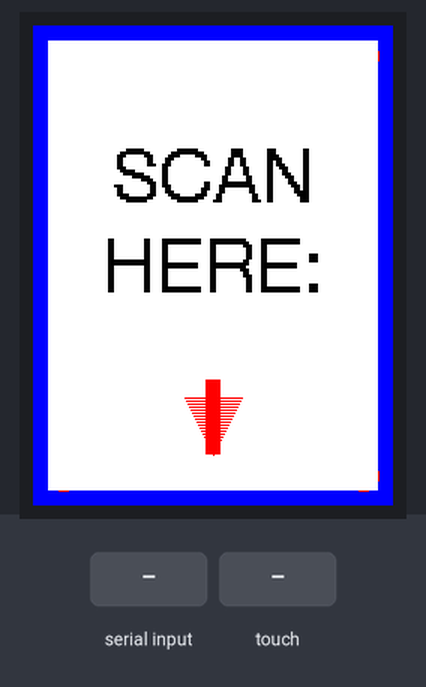
This program was run on a simulated ESP32. On the bench: 240×320 colour display. The inputs (shaded band) are chosen by the test bench. What the program prints to the serial monitor is not drawn.

Above: at 2.5 s.
2.6 s: "1\n" received over Serial
At 3.0 s:
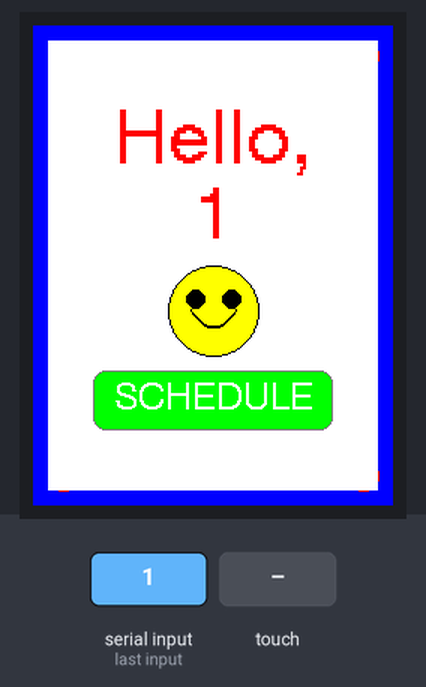
4.2 s: touch panel pressed at 38 % / 90 % of its raw x / y range
At 5.7 s:
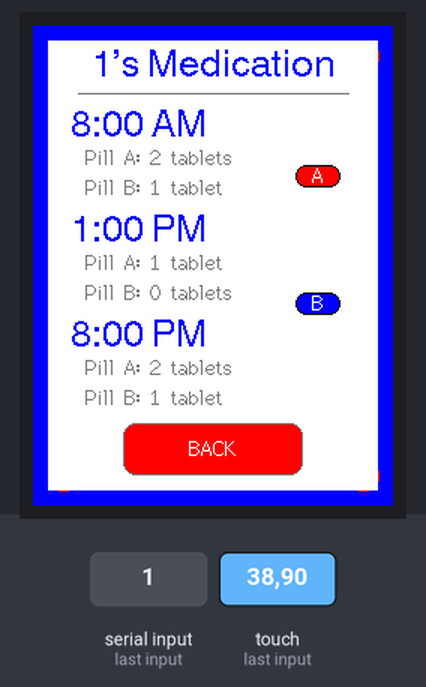
Timing chart, 0 to 7.2 s (numbered marks = the images above; inputs shaded):
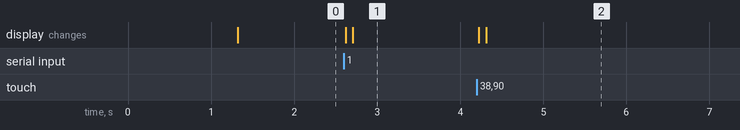

The program:

main.cpp
```cpp
/*******************************************************************
    ESP32 Cheap Yellow Display - User Greeting Display with Medication Schedule

    Displays "SCAN HERE:" and shows a personalized greeting when
    receiving a user name via serial. Includes a button to view medication schedule.
    Automatically returns to scan screen after 7 seconds.
 *******************************************************************/

#include <SPI.h>
#include <XPT2046_Touchscreen.h>
#include <TFT_eSPI.h>

// Touch Screen pins
#define XPT2046_IRQ 36
#define XPT2046_MOSI 32
#define XPT2046_MISO 39
#define XPT2046_CLK 25
#define XPT2046_CS 33

// Border properties
#define BORDER_WIDTH 10
#define BORDER_COLOR TFT_BLUE
#define BACKGROUND_COLOR TFT_WHITE
#define TEXT_COLOR TFT_BLACK
#define GREETING_COLOR TFT_RED
#define BUTTON_COLOR TFT_GREEN
#define BUTTON_TEXT_COLOR TFT_WHITE
#define MEDICATION_TIME_COLOR TFT_BLUE
#define MEDICATION_PILL_COLOR TFT_DARKGREY

// Serial communication
#define SERIAL_TIMEOUT 100
#define MAX_NAME_LENGTH 32 // Maximum length for user name

// Screen modes
#define MODE_SCAN 0
#define MODE_GREETING 1
#define MODE_SCHEDULE 2

SPIClass touchSpi = SPIClass(VSPI);
XPT2046_Touchscreen ts(XPT2046_CS, XPT2046_IRQ);

TFT_eSPI tft = TFT_eSPI();

// Forward declarations
void drawBorder();
void displayScanText();
void displayGreeting(const String &userName);
void displayMedicationSchedule(const String &userName);
void checkSerialForUserData();
void checkForTouchEvents();
void drawPillIcon(int x, int y, uint16_t color, String letter);
bool isTouchInsideButton(int x, int y);
void checkInactivityTimer();

// State management
int currentMode = MODE_SCAN;
String currentUserName = "";
unsigned long greetingStartTime = 0;
unsigned long lastUserActionTime = 0;
const unsigned long GREETING_DURATION = 5000;    // Show greeting for 5 seconds
const unsigned long MAX_INACTIVITY_TIME = 10000; // Return to scan after 7 seconds

// Button coordinates (will be set in displayGreeting)
int buttonX, buttonY, buttonW, buttonH;

void setup()
{
  Serial.begin(115200);
  delay(1000); // Short delay to allow serial to initialize fully

  Serial.println("\n\n*** ESP32 Display with User Greeting and Medication Schedule ***");
  Serial.println("Test by sending 'NAME:YourName' in the Serial Monitor");

  // Start the SPI for the touch screen and init the TS library
  touchSpi.begin(XPT2046_CLK, XPT2046_MISO, XPT2046_MOSI, XPT2046_CS);
  ts.begin(touchSpi);
  ts.setRotation(0);

  // Start the TFT display
  tft.init();
  tft.setRotation(0); // Portrait mode

  // Fill the screen with white color
  tft.fillScreen(BACKGROUND_COLOR);

  // Draw a decorative border
  drawBorder();

  // Display "SCAN HERE:" text with a cool font
  displayScanText();

  Serial.println("Display initialized. Waiting for user data...");
  Serial.setTimeout(SERIAL_TIMEOUT);
}

void drawBorder()
{
  // Top border
  tft.fillRect(0, 0, tft.width(), BORDER_WIDTH, BORDER_COLOR);

  // Bottom border
  tft.fillRect(0, tft.height() - BORDER_WIDTH, tft.width(), BORDER_WIDTH, BORDER_COLOR);

  // Left border
  tft.fillRect(0, 0, BORDER_WIDTH, tft.height(), BORDER_COLOR);

  // Right border
  tft.fillRect(tft.width() - BORDER_WIDTH, 0, BORDER_WIDTH, tft.height(), BORDER_COLOR);

  // Add some corner decorations - rounded inner corners
  int cornerSize = BORDER_WIDTH * 2;

  // Inner corners with a different color for decoration
  tft.fillCircle(BORDER_WIDTH * 2, BORDER_WIDTH * 2, BORDER_WIDTH, TFT_RED);
  tft.fillCircle(tft.width() - BORDER_WIDTH * 2, BORDER_WIDTH * 2, BORDER_WIDTH, TFT_RED);
  tft.fillCircle(BORDER_WIDTH * 2, tft.height() - BORDER_WIDTH * 2, BORDER_WIDTH, TFT_RED);
  tft.fillCircle(tft.width() - BORDER_WIDTH * 2, tft.height() - BORDER_WIDTH * 2, BORDER_WIDTH, TFT_RED);
}

void displayScanText()
{
  // Clear the middle part of the screen (not the border)
  tft.fillRect(BORDER_WIDTH, BORDER_WIDTH,
               tft.width() - (BORDER_WIDTH * 2),
               tft.height() - (BORDER_WIDTH * 2),
               BACKGROUND_COLOR);

  currentMode = MODE_SCAN;

  // Using the large font
  tft.setTextColor(TEXT_COLOR);

  // First display using Font 4 (a large font available in TFT_eSPI)
  tft.setTextSize(2);
  tft.setTextFont(4); // Use font 4

  int x = tft.width() / 2;
  int y = tft.height() / 3;

  tft.setTextDatum(MC_DATUM); // Middle center
  tft.drawString("SCAN", x, y);

  y += 60; // Move down for the next line
  tft.drawString("HERE:", x, y);

  // Draw an arrow pointing down
  int arrowY = y + 70;
  int arrowWidth = 40;
  int arrowHeight = 50;

  // Arrow shaft
  tft.fillRect(x - 5, arrowY, 10, arrowHeight, TFT_RED);

  // Arrow head
  for (int i = 0; i < arrowWidth / 2; i++)
  {
    tft.drawLine(x - i, arrowY + arrowHeight - 2 * i, x + i, arrowY + arrowHeight - 2 * i, TFT_RED);
  }

  Serial.println("Scan screen displayed. Ready for new input.");
}

void drawScheduleButton()
{
  // Define button size and position
  buttonW = 160;
  buttonH = 40;
  buttonX = (tft.width() - buttonW) / 2;
  buttonY = tft.height() - BORDER_WIDTH - buttonH - 40;

  // Draw button
  tft.fillRoundRect(buttonX, buttonY, buttonW, buttonH, 8, BUTTON_COLOR);
  tft.drawRoundRect(buttonX, buttonY, buttonW, buttonH, 8, TFT_DARKGREY);

  // Add text to button - CHANGED: Text from "MEDICATION" to "SCHEDULE"
  tft.setTextColor(BUTTON_TEXT_COLOR);
  tft.setTextSize(1);
  tft.setTextFont(4);
  tft.setTextDatum(MC_DATUM);
  tft.drawString("SCHEDULE", buttonX + buttonW / 2, buttonY + buttonH / 2);
}

void displayGreeting(const String &userName)
{
  // Clear the middle part of the screen (not the border)
  tft.fillRect(BORDER_WIDTH, BORDER_WIDTH,
               tft.width() - (BORDER_WIDTH * 2),
               tft.height() - (BORDER_WIDTH * 2),
               BACKGROUND_COLOR);

  currentMode = MODE_GREETING;
  currentUserName = userName;
  greetingStartTime = millis();
  lastUserActionTime = millis(); // Reset inactivity timer

  // Set text properties
  tft.setTextColor(GREETING_COLOR);
  tft.setTextSize(2);
  tft.setTextFont(4);
  tft.setTextDatum(MC_DATUM); // Middle center

  int x = tft.width() / 2;

  // MODIFIED: Moved everything up to avoid overlap with button
  int y = tft.height() / 4; // Changed from tft.height() / 3 to tft.height() / 4

  // Display greeting
  tft.drawString("Hello,", x, y);

  // Handle long names by reducing text size if needed
  String displayName = userName;
  if (displayName.length() > 10)
  {
    tft.setTextSize(1);
  }

  y += 50; // Reduced from 60 to 50 to compact layout
  tft.drawString(displayName, x, y);

  // Add a happy smiley face - moved up
  int faceY = y + 60; // Reduced from 70 to 60
  int faceRadius = 30;

  // Draw face circle
  tft.fillCircle(x, faceY, faceRadius, TFT_YELLOW);
  tft.drawCircle(x, faceY, faceRadius, TFT_BLACK);

  // Draw eyes
  int eyeOffset = 12;
  tft.fillCircle(x - eyeOffset, faceY - 8, 6, TFT_BLACK);
  tft.fillCircle(x + eyeOffset, faceY - 8, 6, TFT_BLACK);

  // Draw happy smile - proper smile curve going upward
  for (int i = -15; i <= 15; i++)
  {
    // Create a smile curve using a simple quadratic function (inverted from previous)
    int smileY = faceY + 10 - (i * i) / 20;
    tft.drawPixel(x + i, smileY, TFT_BLACK);
    tft.drawPixel(x + i, smileY + 1, TFT_BLACK);
  }

  // Draw the schedule button
  drawScheduleButton();

  Serial.print("Greeting displayed for user: ");
  Serial.println(userName);
  Serial.println("Will return to scan screen in 5 seconds if no button is pressed...");
  Serial.println("Will return to scan screen after 7 seconds of inactivity...");
}

void displayMedicationSchedule(const String &userName)
{
  // Clear the middle part of the screen (not the border)
  tft.fillRect(BORDER_WIDTH, BORDER_WIDTH,
               tft.width() - (BORDER_WIDTH * 2),
               tft.height() - (BORDER_WIDTH * 2),
               BACKGROUND_COLOR);

  currentMode = MODE_SCHEDULE;
  lastUserActionTime = millis(); // Reset inactivity timer

  // Set title text properties - MODIFIED: Adaptive text size based on name length
  tft.setTextColor(TFT_BLUE);
  tft.setTextSize(1);
  tft.setTextFont(4);
  tft.setTextDatum(TC_DATUM); // Top center

  int x = tft.width() / 2;
  int y = BORDER_WIDTH + 5; // MODIFIED: Reduced top margin from 10 to 5

  // Display title with adaptive text size
  String title = userName + "'s Medication";

  // If the name is too long, use a smaller font
  if (title.length() > 18)
  {
    tft.setTextFont(2); // Smaller font for long names
  }

  tft.drawString(title, x, y);

  // Determine line position based on font used
  int lineY = (title.length() > 18) ? y + 20 : y + 30;

  // Draw a line under the title
  tft.drawLine(BORDER_WIDTH + 20, lineY,
               tft.width() - BORDER_WIDTH - 20, lineY,
               TFT_DARKGREY);

  // MODIFIED: Move medication schedule up - adjust y position
  y = lineY + 10; // Position closer to the line
  int leftMargin = BORDER_WIDTH + 15;
  int lineHeight = 20; // MODIFIED: Further reduced from 22 to 20 to make things more compact

  // Time headers - larger and in blue
  tft.setTextColor(MEDICATION_TIME_COLOR);
  tft.setTextFont(4);
  tft.setTextSize(1);
  tft.setTextDatum(TL_DATUM); // Top left

  // Morning medication
  tft.drawString("8:00 AM", leftMargin, y);
  y += 25; // MODIFIED: Reduced from 26 to 25

  // Pill details
  tft.setTextColor(MEDICATION_PILL_COLOR);
  tft.setTextFont(2);
  tft.drawString("Pill A: 2 tablets", leftMargin + 10, y);
  y += lineHeight;
  tft.drawString("Pill B: 1 tablet", leftMargin + 10, y);
  y += lineHeight + 5; // MODIFIED: Kept at reduced spacing of 5

  // Afternoon medication
  tft.setTextColor(MEDICATION_TIME_COLOR);
  tft.setTextFont(4);
  tft.drawString("1:00 PM", leftMargin, y);
  y += 25; // MODIFIED: Reduced from 26 to 25

  // Pill details
  tft.setTextColor(MEDICATION_PILL_COLOR);
  tft.setTextFont(2);
  tft.drawString("Pill A: 1 tablet", leftMargin + 10, y);
  y += lineHeight;
  tft.drawString("Pill B: 0 tablets", leftMargin + 10, y);
  y += lineHeight + 5; // MODIFIED: Kept at reduced spacing of 5

  // Evening medication
  tft.setTextColor(MEDICATION_TIME_COLOR);
  tft.setTextFont(4);
  tft.drawString("8:00 PM", leftMargin, y);
  y += 25; // MODIFIED: Reduced from 26 to 25

  // Pill details
  tft.setTextColor(MEDICATION_PILL_COLOR);
  tft.setTextFont(2);
  tft.drawString("Pill A: 2 tablets", leftMargin + 10, y);
  y += lineHeight;
  tft.drawString("Pill B: 1 tablet", leftMargin + 10, y);

  // MODIFIED: Adjusted pill icon positions to align better with the new layout
  drawPillIcon(tft.width() - 50, 100, TFT_RED, "A");
  drawPillIcon(tft.width() - 50, 185, TFT_BLUE, "B");

  // Add back button at bottom - MODIFIED: More space above border
  buttonW = 120;
  buttonH = 35;
  buttonX = (tft.width() - buttonW) / 2;
  buttonY = tft.height() - BORDER_WIDTH - buttonH - 10; // MODIFIED: Less space from bottom

  tft.fillRoundRect(buttonX, buttonY, buttonW, buttonH, 8, TFT_RED);
  tft.drawRoundRect(buttonX, buttonY, buttonW, buttonH, 8, TFT_DARKGREY);

  tft.setTextColor(TFT_WHITE);
  tft.setTextFont(2);
  tft.setTextDatum(MC_DATUM);
  tft.drawString("BACK", buttonX + buttonW / 2, buttonY + buttonH / 2);

  Serial.println("Medication schedule displayed for user: " + userName);
  Serial.println("Will return to scan screen after 7 seconds of inactivity...");
}

// Draw a capsule-shaped pill icon with a letter inside
void drawPillIcon(int x, int y, uint16_t color, String letter)
{
  int pillWidth = 30;
  int pillHeight = 15;

  // Draw pill shape (capsule)
  tft.fillRoundRect(x - pillWidth / 2, y - pillHeight / 2, pillWidth, pillHeight, pillHeight / 2, color);
  tft.drawRoundRect(x - pillWidth / 2, y - pillHeight / 2, pillWidth, pillHeight, pillHeight / 2, TFT_BLACK);

  // Add letter label
  tft.setTextColor(TFT_WHITE);
  tft.setTextFont(2);
  tft.setTextDatum(MC_DATUM);
  tft.drawString(letter, x, y);
}

void checkSerialForUserData()
{
  if (Serial.available() > 0)
  {
    // Read the incoming data
    String incomingData = Serial.readStringUntil('\n');
    incomingData.trim();

    // Check if the incoming data is not empty
    if (incomingData.length() > 0)
    {
      Serial.print("Received input: ");
      Serial.println(incomingData);

      // Extract user name - check for "NAME:" format or use as direct name
      String userName;
      if (incomingData.startsWith("NAME:"))
      {
        userName = incomingData.substring(5); // Remove "NAME:" prefix
        userName.trim();
      }
      else
      {
        // If not in NAME: format, assume the whole string is the name
        userName = incomingData;
      }

      if (userName.length() > 0)
      {
        displayGreeting(userName);
      }
      else
      {
        Serial.println("Error: Empty name received. Try 'NAME:John' or just 'John'");
      }
    }
  }
}

bool isTouchInsideButton(int x, int y)
{
  return (x >= buttonX && x <= (buttonX + buttonW) &&
          y >= buttonY && y <= (buttonY + buttonH));
}

void checkForTouchEvents()
{
  if (ts.tirqTouched() && ts.touched())
  {
    TS_Point p = ts.getPoint();

    // FIXED: Corrected touch coordinate mapping
    // The XPT2046 touch controller orientation might need different mapping
    // depending on the display orientation and touchscreen mounting

    // Debug original values
    Serial.print("Raw touch values - x: ");
    Serial.print(p.x);
    Serial.print(", y: ");
    Serial.println(p.y);

    // Try a different mapping approach
    int x = map(p.x, 0, 4095, 0, tft.width());
    int y = map(p.y, 0, 4095, 0, tft.height());

    Serial.print("Mapped touch at x=");
    Serial.print(x);
    Serial.print(", y=");
    Serial.println(y);

    // Check if touch is inside button
    if (isTouchInsideButton(x, y))
    {
      Serial.println("Button pressed!");
      lastUserActionTime = millis(); // Reset inactivity timer

      if (currentMode == MODE_GREETING)
      {
        displayMedicationSchedule(currentUserName);
      }
      else if (currentMode == MODE_SCHEDULE)
      {
        displayGreeting(currentUserName);
      }
      delay(300); // Debounce
    }
  }
}

// ADDED: Function to check and handle inactivity timer
void checkInactivityTimer()
{
  // If we're in greeting or schedule mode and it's been too long since last interaction
  if ((currentMode == MODE_GREETING || currentMode == MODE_SCHEDULE) &&
      (millis() - lastUserActionTime > MAX_INACTIVITY_TIME))
  {
    Serial.println("Inactivity timeout reached. Returning to scan screen.");
    displayScanText();
  }
}

void loop()
{
  // Check if we received user data from Serial
  checkSerialForUserData();

  // Check for touch events
  checkForTouchEvents();

  // If we're showing a greeting and the time has expired, go back to scan screen
  if (currentMode == MODE_GREETING && (millis() - greetingStartTime > GREETING_DURATION))
  {
    displayGreeting(currentUserName); // Reset the greeting timer by redisplaying
  }

  // Check for inactivity timeout (7 seconds)
  checkInactivityTimer();

  delay(100); // Short delay to avoid hogging the CPU
}
```

Measured:
- after the input at 2.6 s, the display: first changes at once (image 1 shows a later state)
